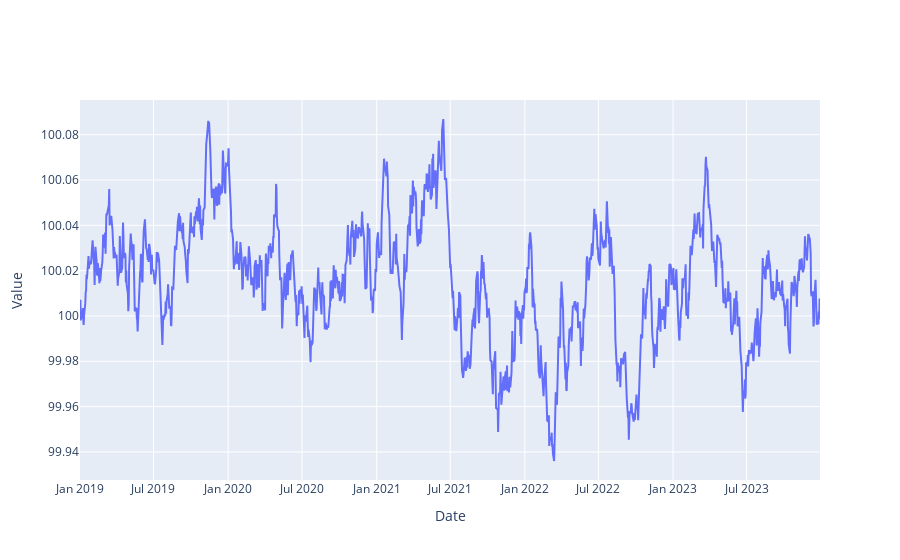

The cell this chart's notebook holds for it:
### Code cell
u.plot_plotly(df)

### Figure 1 — Plotly figure (JSON) as saved in the notebook; plotly's stock layout.template omitted (floating-point values rounded to 4 significant figures; data arrays with more than 128 entries replaced by an {"elided": "..."} marker saying what was removed)
{"data": [{"mode": "lines", "type": "scatter", "x": {"elided": "1304 str values"}, "y": {"elided": "1304 float values"}}], "layout": {"title": {}, "xaxis": {"title": {"text": "Date"}}, "yaxis": {"title": {"text": "Value"}}}}
